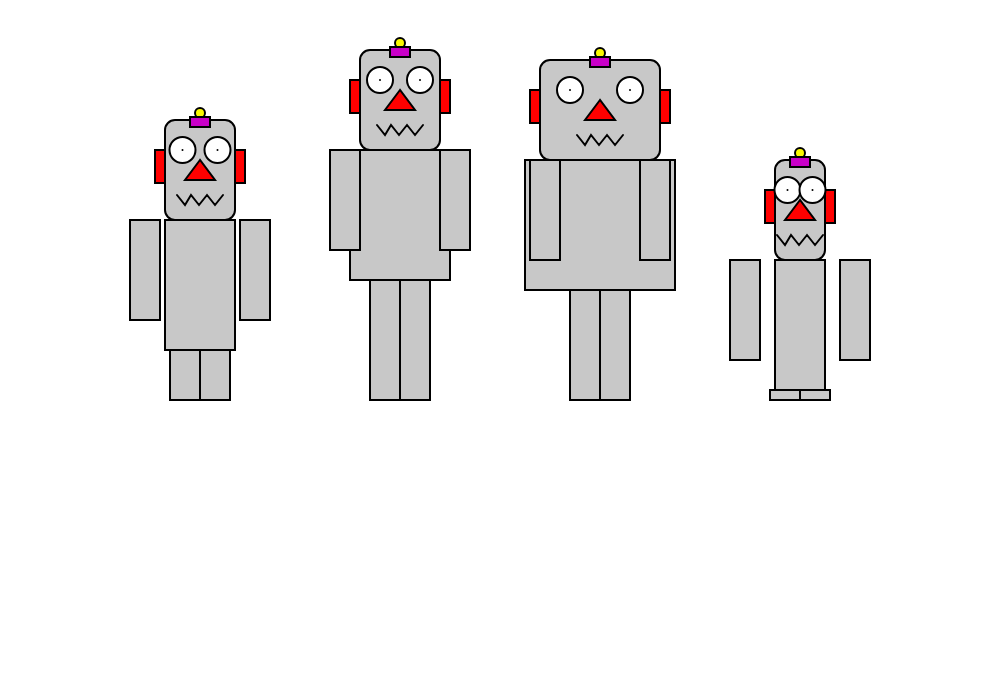
Frame 1 (no input)
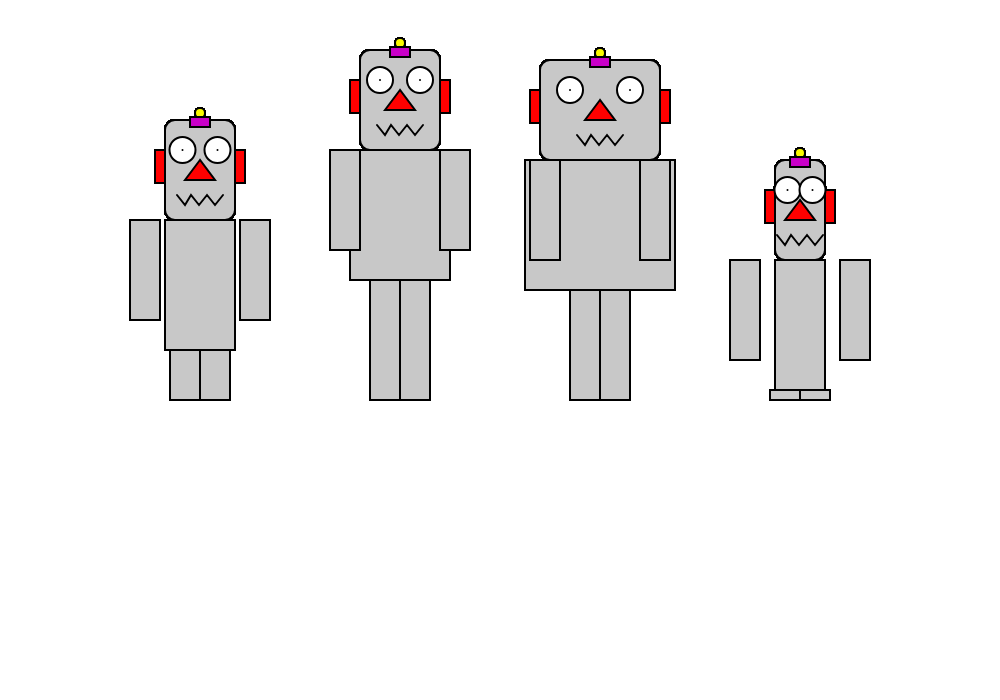
Frame 60 (no input)
Frame 120 (the mouse pressed at the canvas centre since frame 60): identical to frame 60, image omitted

The p5.js sketch that drew these frames (run headless with seeded random() and noise() and a simulated clock; from frame 60 on, the mouse is pressed at the canvas centre):

// p5.js sketch
// ── sketch.js
//Hack it - we are the robot family

//TASK 1. modify the code so that all three robots are drawn
//TASK 2. try changing the numbers to create your robot family
//TASK 3. create more arrays and use the values in them to add more variation to the robots

var robotWidths;
var robotHeights;
var headWidths;

function setup() {
    //create a canvas for the robot
    createCanvas(1000, 700);
    robotWidths = [70, 100, 150, 50];
    robotHeights = [50, 120, 110, 10];
    headWidths = [0.7, 0.8, 1.2, 0.5];
}

function draw() {
    strokeWeight(2);
    translate(0, 400);

    //ROBOT 1
    translate(200, 0);

    fill(200);
    rect(-robotWidths[0] / 2, -robotHeights[0] - 130, robotWidths[0], 130);
    rect(-70, -robotHeights[0] - 130, 30, 100);
    rect(40, -robotHeights[0] - 130, 30, 100);
    rect(-30, -robotHeights[0], 30, robotHeights[0]);
    rect(0, -robotHeights[0], 30, robotHeights[0]);

    //robot heads
    fill(200);
    rect(
        -50 * headWidths[0],
        -robotHeights[0] - 230,
        100 * headWidths[0],
        100,
        10
    );

    //ears
    fill(255, 0, 0);
    rect(-50 * headWidths[0] - 10, -robotHeights[0] - 200, 10, 33);
    rect(50 * headWidths[0], -robotHeights[0] - 200, 10, 33);

    //robots' antennas
    fill(250, 250, 0);
    ellipse(0, -robotHeights[0] - 237, 10, 10);
    fill(200, 0, 200);
    rect(-10, -robotHeights[0] - 233, 20, 10);

    //robot's eyes
    fill(255);
    ellipse(-25 * headWidths[0], -robotHeights[0] - 200, 26, 26);
    point(-25 * headWidths[0], -robotHeights[0] - 200);
    ellipse(25 * headWidths[0], -robotHeights[0] - 200, 26, 26);
    point(25 * headWidths[0], -robotHeights[0] - 200);

    //robots' nose
    fill(255, 0, 0);
    triangle(
        0,
        -robotHeights[0] - 190,
        -15,
        -robotHeights[0] - 170,
        15,
        -robotHeights[0] - 170
    );

    //robot mouth
    noFill();
    beginShape();
    vertex(-23, -robotHeights[0] - 155);
    vertex(-15, -robotHeights[0] - 145);
    vertex(-9, -robotHeights[0] - 155);
    vertex(-1, -robotHeights[0] - 145);
    vertex(7, -robotHeights[0] - 155);
    vertex(15, -robotHeights[0] - 145);
    vertex(23, -robotHeights[0] - 155);
    endShape();

    //ROBOT 2
    translate(200, 0);

    fill(200);
    rect(-robotWidths[1] / 2, -robotHeights[1] - 130, robotWidths[1], 130);
    rect(-70, -robotHeights[1] - 130, 30, 100);
    rect(40, -robotHeights[1] - 130, 30, 100);
    rect(-30, -robotHeights[1], 30, robotHeights[1]);
    rect(0, -robotHeights[1], 30, robotHeights[1]);

    //robot heads
    fill(200);
    rect(
        -50 * headWidths[1],
        -robotHeights[1] - 230,
        100 * headWidths[1],
        100,
        10
    );

    //ears
    fill(255, 0, 0);
    rect(-50 * headWidths[1] - 10, -robotHeights[1] - 200, 10, 33);
    rect(50 * headWidths[1], -robotHeights[1] - 200, 10, 33);

    //robots' antennas
    fill(250, 250, 0);
    ellipse(0, -robotHeights[1] - 237, 10, 10);
    fill(200, 0, 200);
    rect(-10, -robotHeights[1] - 233, 20, 10);

    //robot's eyes
    fill(255);
    ellipse(-25 * headWidths[1], -robotHeights[1] - 200, 26, 26);
    point(-25 * headWidths[1], -robotHeights[1] - 200);
    ellipse(25 * headWidths[1], -robotHeights[1] - 200, 26, 26);
    point(25 * headWidths[1], -robotHeights[1] - 200);

    //robots' nose
    fill(255, 0, 0);
    triangle(
        0,
        -robotHeights[1] - 190,
        -15,
        -robotHeights[1] - 170,
        15,
        -robotHeights[1] - 170
    );

    //robot mouth
    noFill();
    beginShape();
    vertex(-23, -robotHeights[1] - 155);
    vertex(-15, -robotHeights[1] - 145);
    vertex(-9, -robotHeights[1] - 155);
    vertex(-1, -robotHeights[1] - 145);
    vertex(7, -robotHeights[1] - 155);
    vertex(15, -robotHeights[1] - 145);
    vertex(23, -robotHeights[1] - 155);
    endShape();

    //ROBOT 3
    translate(200, 0);

    fill(200);
    rect(-robotWidths[2] / 2, -robotHeights[2] - 130, robotWidths[2], 130);
    rect(-70, -robotHeights[2] - 130, 30, 100);
    rect(40, -robotHeights[2] - 130, 30, 100);
    rect(-30, -robotHeights[2], 30, robotHeights[2]);
    rect(0, -robotHeights[2], 30, robotHeights[2]);

    //robot heads
    fill(200);
    rect(
        -50 * headWidths[2],
        -robotHeights[2] - 230,
        100 * headWidths[2],
        100,
        10
    );

    //ears
    fill(255, 0, 0);
    rect(-50 * headWidths[2] - 10, -robotHeights[2] - 200, 10, 33);
    rect(50 * headWidths[2], -robotHeights[2] - 200, 10, 33);

    //robots' antennas
    fill(250, 250, 0);
    ellipse(0, -robotHeights[2] - 237, 10, 10);
    fill(200, 0, 200);
    rect(-10, -robotHeights[2] - 233, 20, 10);

    //robot's eyes
    fill(255);
    ellipse(-25 * headWidths[2], -robotHeights[2] - 200, 26, 26);
    point(-25 * headWidths[2], -robotHeights[2] - 200);
    ellipse(25 * headWidths[2], -robotHeights[2] - 200, 26, 26);
    point(25 * headWidths[2], -robotHeights[2] - 200);

    //robots' nose
    fill(255, 0, 0);
    triangle(
        0,
        -robotHeights[2] - 190,
        -15,
        -robotHeights[2] - 170,
        15,
        -robotHeights[2] - 170
    );

    //robot mouth
    noFill();
    beginShape();
    vertex(-23, -robotHeights[2] - 155);
    vertex(-15, -robotHeights[2] - 145);
    vertex(-9, -robotHeights[2] - 155);
    vertex(-1, -robotHeights[2] - 145);
    vertex(7, -robotHeights[2] - 155);
    vertex(15, -robotHeights[2] - 145);
    vertex(23, -robotHeights[2] - 155);
    endShape();



    //ROBOT 4
    translate(200, 0);

    fill(200);
    rect(-robotWidths[3] / 2, -robotHeights[3] - 130, robotWidths[3], 130);
    rect(-70, -robotHeights[3] - 130, 30, 100);
    rect(40, -robotHeights[3] - 130, 30, 100);
    rect(-30, -robotHeights[3], 30, robotHeights[3]);
    rect(0, -robotHeights[3], 30, robotHeights[3]);

    //robot heads
    fill(200);
    rect(
        -50 * headWidths[3],
        -robotHeights[3] - 230,
        100 * headWidths[3],
        100,
        10
    );

    //ears
    fill(255, 0, 0);
    rect(-50 * headWidths[3] - 10, -robotHeights[3] - 200, 10, 33);
    rect(50 * headWidths[3], -robotHeights[3] - 200, 10, 33);

    //robots' antennas
    fill(250, 250, 0);
    ellipse(0, -robotHeights[3] - 237, 10, 10);
    fill(200, 0, 200);
    rect(-10, -robotHeights[3] - 233, 20, 10);

    //robot's eyes
    fill(255);
    ellipse(-25 * headWidths[3], -robotHeights[3] - 200, 26, 26);
    point(-25 * headWidths[3], -robotHeights[3] - 200);
    ellipse(25 * headWidths[3], -robotHeights[3] - 200, 26, 26);
    point(25 * headWidths[3], -robotHeights[3] - 200);

    //robots' nose
    fill(255, 0, 0);
    triangle(
        0,
        -robotHeights[3] - 190,
        -15,
        -robotHeights[3] - 170,
        15,
        -robotHeights[3] - 170
    );

    //robot mouth
    noFill();
    beginShape();
    vertex(-23, -robotHeights[3] - 155);
    vertex(-15, -robotHeights[3] - 145);
    vertex(-9, -robotHeights[3] - 155);
    vertex(-1, -robotHeights[3] - 145);
    vertex(7, -robotHeights[3] - 155);
    vertex(15, -robotHeights[3] - 145);
    vertex(23, -robotHeights[3] - 155);
    endShape();
}
